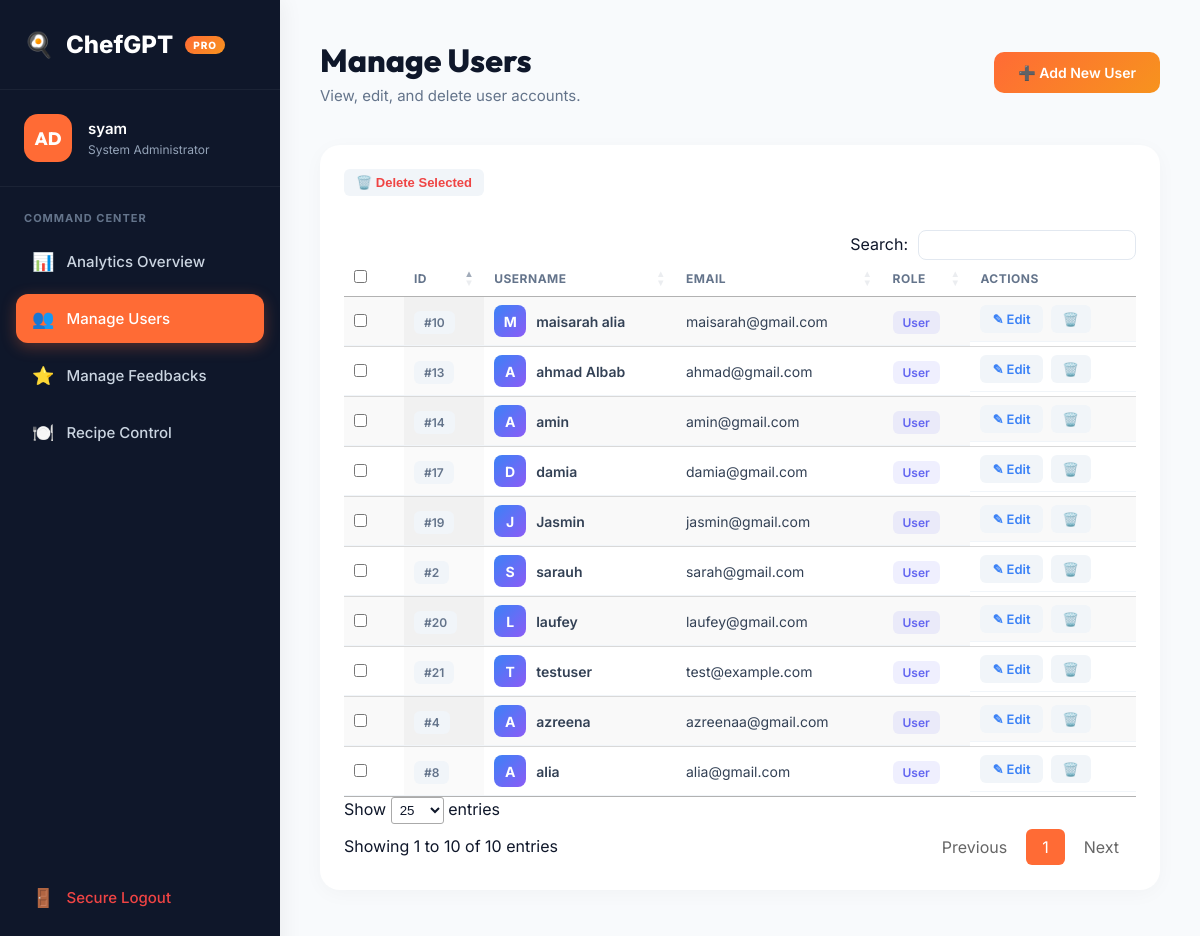
The page /admin/manage_user (signed in) on the database as committed earlier.
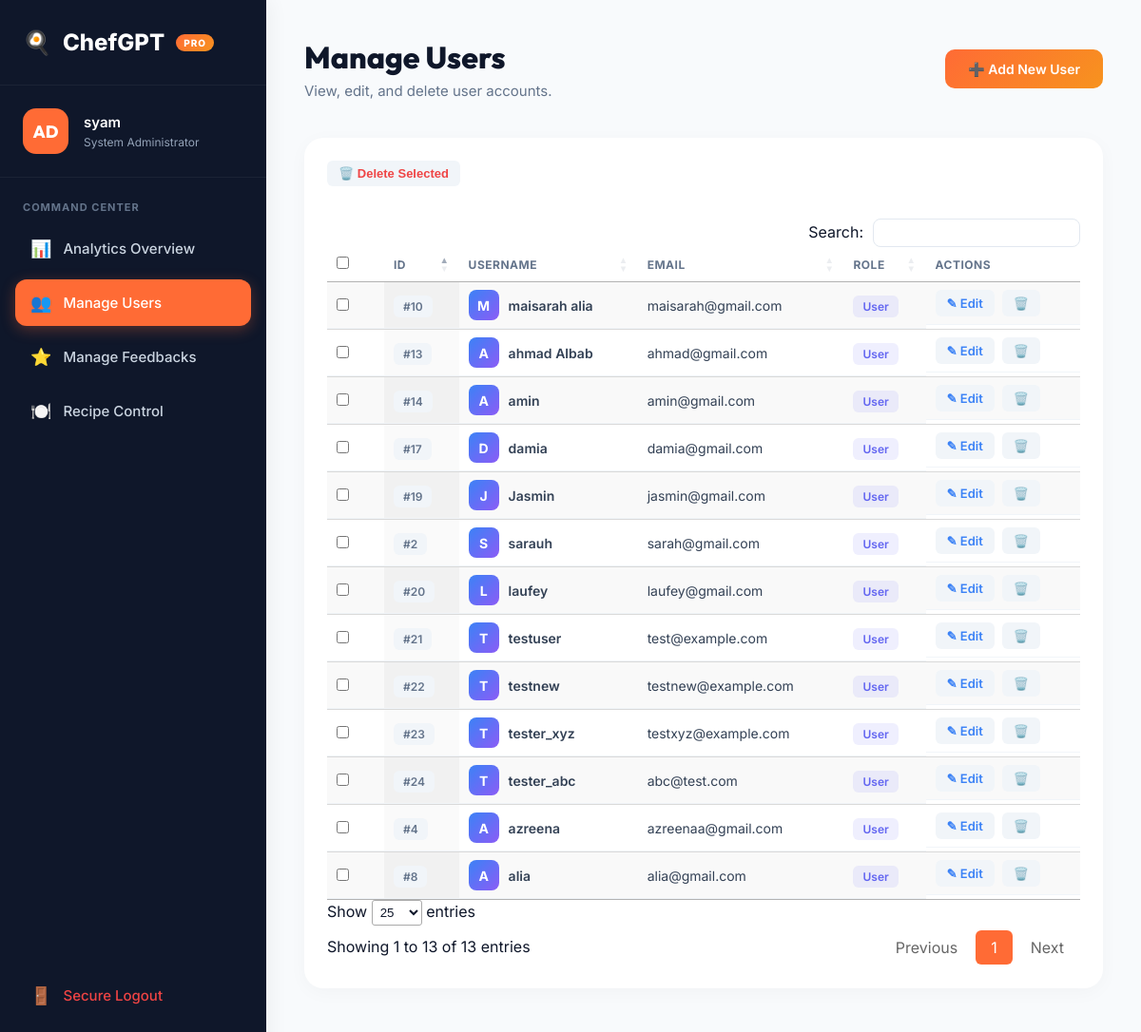
The same page on the database as committed later.
### app.py (models this page shows)
class User(UserMixin, db.Model):
    id = db.Column(db.Integer, primary_key=True)
    username = db.Column(db.String(80), unique=True, nullable=False)
    email = db.Column(db.String(120), unique=True, nullable=False)
    password = db.Column(db.String(200), nullable=False)
    created_at = db.Column(db.DateTime, default=datetime.utcnow)
    role = db.Column(db.String(20), nullable=False, default='user')

### app.py (the view)
@app.route('/admin/manage_user')
@login_required
def manage_user():
    if current_user.role != 'admin':
        flash('Access denied', 'danger')
        return redirect(url_for('dashboard'))
    users = User.query.filter(User.role != 'admin').all()
    return render_template('/admin/manage_user.html', users=users)

### app.py (called while the page is built)
@login_manager.user_loader
def load_user(user_id):
    return User.query.get(int(user_id))

### templates/admin/manage_user.html (shortened to what this page needs)
{% extends "admin/admin_base.html" %}
{% block admin_content %}
    <header class="admin-header">
        <div>
            <h1>Manage Users</h1>
            <p class="header-sub">View, edit, and delete user accounts.</p>
        </div>
        <div class="header-actions">
            <a href="{{ url_for('add_user') }}" class="btn-primary">➕ Add New User</a>
        </div>
    </header>
    <div class="admin-card">
        <form action="{{ url_for('bulk_delete_users') }}" method="POST" id="bulkForm">
            <div class="card-header-flex">
                <button type="submit" class="btn-action delete" onclick="return confirm('Delete all selected users? This cannot be undone.')">
                    🗑️ Delete Selected
                </button>
            </div>
            <div class="table-container" style="padding-top: 10px;">
                <table id="dataTable" class="admin-table display" style="width:100%">
                    <thead>
                        <tr>
                            <th style="width:40px;"><input type="checkbox" id="selectAll"></th>
                            <th>ID</th>
                            <th>Username</th>
                            <th>Email</th>
                            <th>Role</th>
                            <th>Actions</th>
                        </tr>
                    </thead>
                    <tbody>
                        {% for u in users %}
                        <tr>
                            <td><input type="checkbox" name="selected_ids" value="{{ u.id }}"></td>
                            <td><span class="badge badge-gray">#{{ u.id }}</span></td>
                            <td class="font-medium">
                                <div style="display:flex; align-items:center; gap:10px;">
                                    <div class="avatar-small">{{ u.username[0]|upper }}</div>
                                    {{ u.username }}
                                </div>
                            </td>
                            <td>{{ u.email }}</td>
                            <td>
                                {% if u.role == 'admin' %}
                                    <span class="badge badge-danger">Admin</span>
                                {% else %}
                                    <span class="badge badge-primary">User</span>
                                {% endif %}
                            </td>
                            <td class="actions-cell">
                                <a href="{{ url_for('edit_user', user_id=u.id) }}" class="btn-action edit">✎ Edit</a>
                                <a href="{{ url_for('delete_user', user_id=u.id) }}" onclick="event.preventDefault(); if(confirm('Delete this user?')) document.getElementById('del-{{u.id}}').submit();" class="btn-action delete">🗑️</a>
                            </td>
                        </tr>
                        {% endfor %}
                    </tbody>
                </table>
            </div>
        </form>
    </div>
{% endblock %}

### templates/admin/admin_base.html (shortened to what this page needs)
<!DOCTYPE html>
<html lang="en">
<head>
    <link rel="stylesheet" href="{{ url_for('static', filename='css/admin_dashboard.css') }}">
    <link rel="stylesheet" href="https://cdn.datatables.net/1.13.6/css/jquery.dataTables.min.css">
    <link rel="stylesheet" href="https://cdn.datatables.net/buttons/2.4.1/css/buttons.dataTables.min.css">
</head>
<body>
    <div class="admin-layout">
        <aside class="admin-sidebar">
            <div class="sidebar-brand">
                <span class="brand-icon">🍳</span>
                ChefGPT <span class="brand-badge">PRO</span>
            </div>
            <div class="admin-profile">
                <div class="admin-avatar">AD</div>
                <div class="admin-info">
                    <div class="admin-name">{{ current_user.username if current_user else 'Admin' }}</div>
                    <div class="admin-role">System Administrator</div>
                </div>
            </div>
            <nav class="admin-nav">
                <div class="nav-label">COMMAND CENTER</div>
                <a href="{{ url_for('admin_dashboard') }}" class="nav-item {% if request.endpoint == 'admin_dashboard' %}active{% endif %}">
                    <span class="nav-icon">📊</span> Analytics Overview
                </a>
                <a href="{{ url_for('manage_user') }}" class="nav-item {% if 'user' in request.endpoint %}active{% endif %}">
                    <span class="nav-icon">👥</span> Manage Users
                </a>
                <a href="{{ url_for('manage_feedback') }}" class="nav-item {% if 'feedback' in request.endpoint %}active{% endif %}">
                    <span class="nav-icon">⭐</span> Manage Feedbacks
                </a>
                <a href="{{ url_for('manage_recipes') }}" class="nav-item {% if 'recipe' in request.endpoint and 'dashboard' not in request.endpoint %}active{% endif %}">
                    <span class="nav-icon">🍽️</span> Recipe Control
                </a>
                <div class="nav-bottom">
                    <a href="{{ url_for('logout') }}" class="nav-item nav-logout">
                        <span class="nav-icon">🚪</span> Secure Logout
                    </a>
                </div>
            </nav>
        </aside>
        <main class="admin-main">
            {% block admin_content %}{% endblock %}
        </main>
    </div>
</body>
</html>

### static/css/admin_dashboard.css (style rules this page uses)
* { margin: 0; padding: 0; box-sizing: border-box; }
body { font-family: 'Inter', sans-serif; background-color: #f8fafc; color: #0f172a; }
h1, h2, h3, h4, h5, h6 { font-family: 'Outfit', sans-serif; }
.admin-layout { display: flex; min-height: 100vh; }
.admin-sidebar { width: 280px; background: #0f172a; color: white; display: flex; flex-direction: column; box-shadow: 4px 0 20px rgba(0,0,0,0.05); z-index: 10; }
.sidebar-brand { padding: 30px 24px; font-size: 24px; font-weight: 800; display: flex; align-items: center; gap: 12px; border-bottom: 1px solid rgba(255,255,255,0.05); }
.brand-badge { background: linear-gradient(135deg, #FF6B35, #F7931E); font-size: 10px; padding: 3px 8px; border-radius: 99px; font-weight: 800; letter-spacing: 1px; }
.admin-profile { padding: 24px; display: flex; align-items: center; gap: 16px; border-bottom: 1px solid rgba(255,255,255,0.05); }
.admin-avatar { width: 48px; height: 48px; background: #FF6B35; border-radius: 14px; display: flex; align-items: center; justify-content: center; font-weight: 800; font-size: 18px; font-family: 'Outfit'; }
.admin-info { flex: 1; }
.admin-name { font-weight: 600; font-size: 15px; margin-bottom: 4px; }
.admin-role { font-size: 12px; color: #94a3b8; }
.admin-nav { padding: 24px 16px; flex: 1; display: flex; flex-direction: column; }
.nav-label { font-size: 11px; font-weight: 700; color: #64748b; margin-bottom: 12px; padding-left: 8px; letter-spacing: 1px; }
.nav-item { display: flex; align-items: center; gap: 12px; padding: 14px 16px; color: #cbd5e1; text-decoration: none; border-radius: 12px; font-weight: 500; font-size: 15px; transition: all 0.2s; margin-bottom: 8px; }
.nav-item:hover, .nav-item.active { background: rgba(255,255,255,0.1); color: #fff; }
.nav-item.active { background: #FF6B35; box-shadow: 0 4px 15px rgba(255,107,53,0.3); }
.nav-icon { font-size: 18px; }
.nav-bottom { margin-top: auto; }
.nav-logout { color: #ef4444; }
.admin-main { flex: 1; padding: 40px; overflow-y: auto; height: 100vh; }
.admin-header { display: flex; justify-content: space-between; align-items: center; margin-bottom: 40px; }
.admin-header h1 { font-size: 32px; font-weight: 800; color: #0f172a; margin-bottom: 6px; }
.header-sub { color: #64748b; font-size: 15px; }
.admin-card { background: white; padding: 24px; border-radius: 20px; box-shadow: 0 4px 20px rgba(0,0,0,0.03); margin-bottom: 24px; }
.card-header-flex { display: flex; justify-content: space-between; align-items: center; margin-bottom: 24px; }
.btn-primary { background: linear-gradient(135deg, #FF6B35, #F7931E); color: white; padding: 12px 24px; border-radius: 10px; text-decoration: none; font-weight: 600; font-size: 14px; display: inline-block; transition: transform 0.2s, box-shadow 0.2s; border: none; cursor: pointer; }
.table-container { width: 100%; overflow-x: auto; }
.admin-table { width: 100%; border-collapse: collapse; text-align: left; }
.admin-table th { padding: 16px 20px; color: #64748b; font-weight: 600; font-size: 12px; text-transform: uppercase; letter-spacing: 0.5px; border-bottom: 2px solid #f1f5f9; }
.admin-table td { padding: 16px 20px; color: #334155; font-size: 14px; border-bottom: 1px solid #f1f5f9; vertical-align: middle; }
.badge { padding: 4px 10px; border-radius: 6px; font-size: 12px; font-weight: 600; }
.badge-gray { background: #f1f5f9; color: #64748b; }
.badge-primary { background: rgba(99, 102, 241, 0.1); color: #6366f1; }
.font-medium { font-weight: 600; color: #0f172a; }
.actions-cell { display: flex; gap: 8px; }
.btn-action { padding: 6px 12px; border-radius: 6px; font-size: 13px; font-weight: 600; text-decoration: none; border: none; cursor: pointer; transition: all 0.2s; }
.btn-action.edit { background: #f1f5f9; color: #3b82f6; }
.btn-action.delete { background: #f1f5f9; color: #ef4444; }
.avatar-small { width: 32px; height: 32px; border-radius: 8px; background: linear-gradient(135deg, #3b82f6, #8b5cf6); color: white; display: flex; align-items: center; justify-content: center; font-weight: 700; font-size: 14px; }

Rows that differ between the two databases and show on the page:
added User: id "22", username "T", username "testnew", email "testnew@example.com", role "User"
added User: id "23", username "T", username "tester_xyz", email "testxyz@example.com", role "User"
added User: id "24", username "T", username "tester_abc", email "abc@test.com", role "User"
Other text that changed with them:
text written by a page script: "Search: Show entries Showing 1 to 10 of 10 entries Previous 1 Next" → "Search: Show entries Showing 1 to 13 of 13 entries Previous 1 Next"
